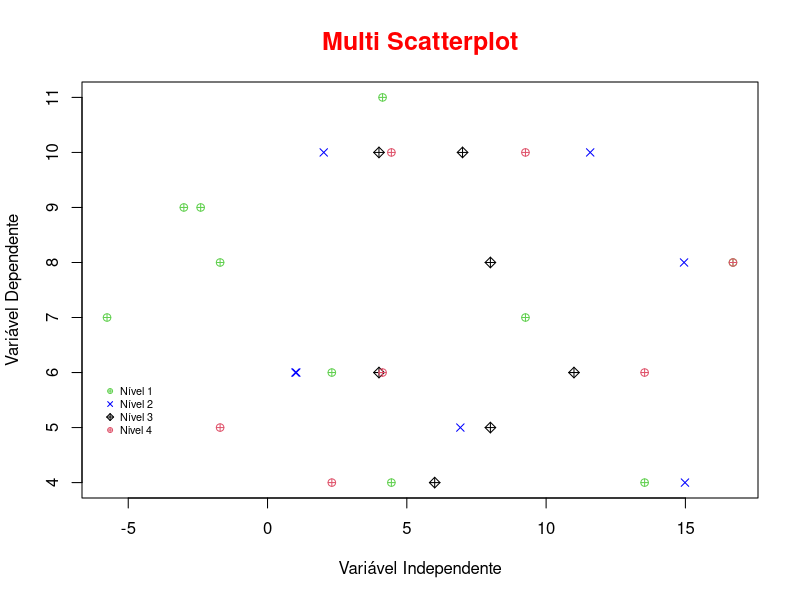

Write the R code that produced this figure.
# Scatterplots

# Obs: Caso tenha problemas com a acentuação, consulte este link:
# https://support.rstudio.com/hc/en-us/articles/200532197-Character-Encoding

# Configurando o diretório de trabalho
# Coloque entre aspas o diretório de trabalho que você está usando no seu computador
# Não use diretórios com espaço no nome
getwd()

# Define os dados
set.seed(67)
x = rnorm(10,5,7)
y = rpois(10,7)
z = rnorm(10,6,7)
t = rpois(10,9)

?set.seed


# Cria o Plot
plot(x, y, col = 123, pch = 10, main = "Multi Scatterplot",
     col.main = "red", cex.main = 1.5, xlab = "Variável Independente", 
     ylab = "Variável Dependente")

# Adiciona outros dados 
points(z, t, col = "blue", pch = 4)

# Adiciona outros dados 
points(y, t, col = 777, pch = 9)

# Adiciona outros dados
points(x,t, col = 666, pch=10)

# Cria legenda
legend(-6,5.9, legend = c("Nível 1", "Nível 2", "Nível 3", "Nivel 4"),
       col = c(123, "blue", 777, 666), pch = c(10,4,9, 10),
       cex = 0.65, bty = "n")

?legend



